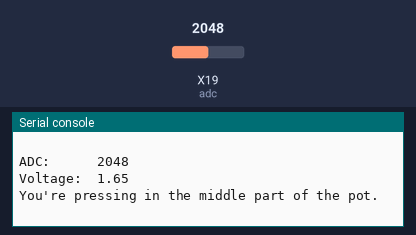
The program below on a simulated pyboard running MicroPython. Parts: the last lines printed to the serial console. The test bench sets the inputs (shaded band); at power-on: X19 (adc) = 2048 (analog values on the 0–4095 scale). Library files of the repository ran but are not shown: 1 file(s).

Above: at 1.2 s.
1.3 s: X19 (adc) set to 3540
At 1.9 s:
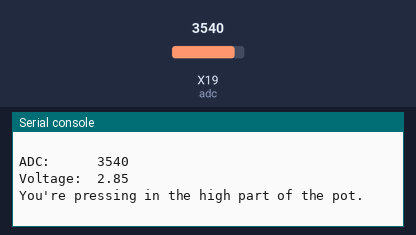
3.5 s: X19 (adc) set to 491
At 3.9 s:
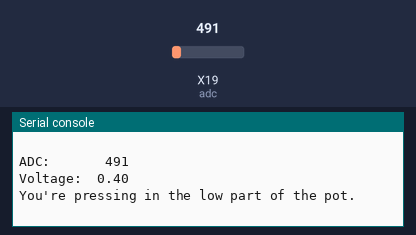
5.0 s: X19 (adc) set to 0
At 5.4 s:
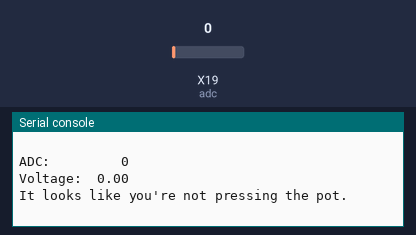
Timing chart, 0 to 8.0 s (numbered marks = the images above; inputs shaded):
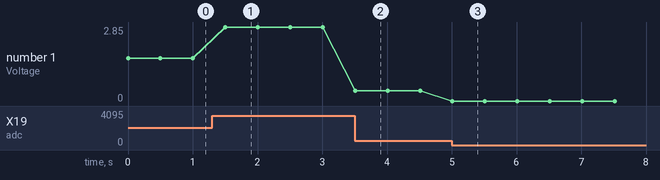

The program:

main.py
```python
###############################################################################
# main.py
#
# simple script to read the value of a soft potentiometer every 500ms and print
# its value to the REPL. The middle-pin should be connected to Pin X19 on
# the pyboard, and have a pull-down resistor of 10K connected to it as well.
# One of the other pins should be connected to 3.3V, and the final pin to
# ground.
#
# Created: 10/05/17
#   - Joshua Vaughan
#   - joshua.vaughan@louisiana.edu
#   - http://www.ucs.louisiana.edu/~jev9637
#
# Modified:
#   * 09/29/18 - JEV
#       - Changed pin to match upcoming MCHE210 breakout board
#
# TODO:
#   *
###############################################################################

import pyb      # import the pyboard module
import time     # import the time module

# Set up the analog-to-digital converter
adc = pyb.ADC(pyb.Pin("X19"))

# Now read the pot every 500ms, forever
while (True):
    # Read the value of the flex sensor. It should be in the range 0-4095
    pot_value = adc.read()

    # We can convert the value to the voltage we are reading.
    # 0=0V and 4095=3.3V
    voltage = 3.3 / 4095 * pot_value

    if pot_value == 0:
        location = "not pressing"
    elif pot_value > 3500:
        location = "high"
    elif pot_value < 500:
        location = "low"
    else:
        location = "middle"

    # print out the values, nicely formatted
    print("ADC:     {:5d}".format(pot_value))
    print("Voltage: {:5.2f}".format(voltage))

    if pot_value == 0:
        print("It looks like you're not pressing the pot.\n")
    else:
        print("You're pressing in the {} part of the pot.\n".format(location))

    # sleep for 500ms before looping to read the sensor again
    time.sleep_ms(500)
```

Measured:
- after the input at 1.3 s, the serial console: prints a new line after 0.20 s (image 1)
- after the input at 3.5 s, the serial console: prints a new line at once (image 2)
- after the input at 5.0 s, the serial console: prints a new line at once (image 3)
- plotted number 1: 1.65 → 2.85 after the input at 1.3 s, 2.85 → 0.4 after the input at 3.5 s, 0.4 → 0 after the input at 5.0 s
